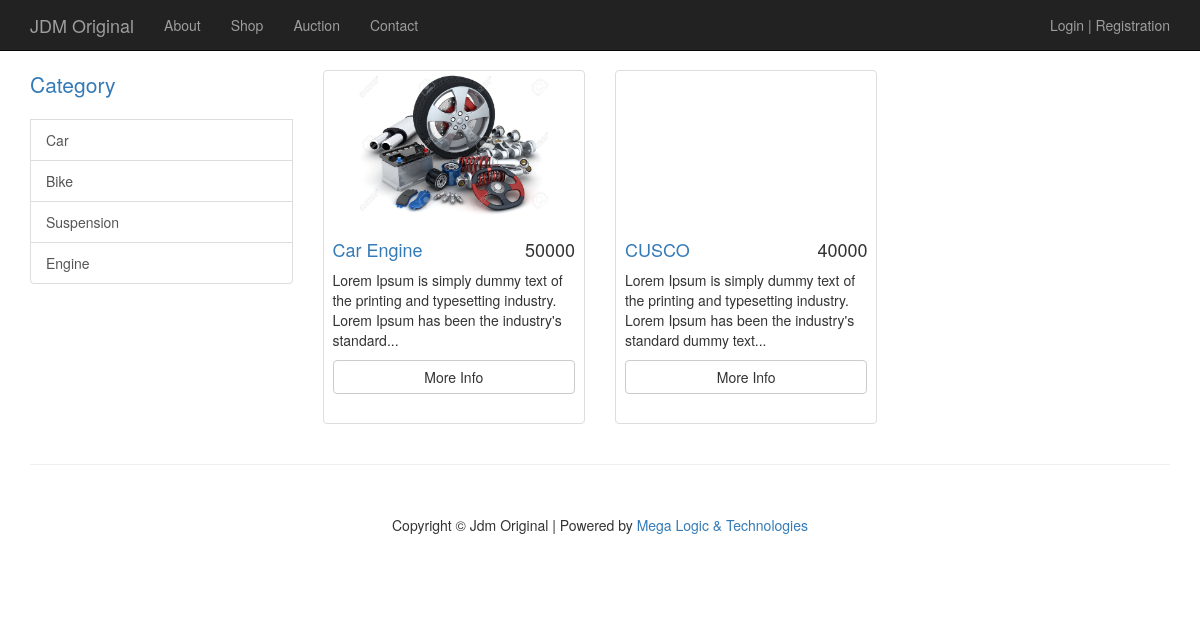
/index.php/auction, run on the app's committed database.
### tables this page shows
CREATE TABLE IF NOT EXISTS `category` (
  `id` int(11) NOT NULL AUTO_INCREMENT,
  `name` varchar(50) DEFAULT NULL,
  PRIMARY KEY (`id`)
);

CREATE TABLE IF NOT EXISTS `product` (
  `id` int(11) NOT NULL AUTO_INCREMENT,
  `cata_id` int(11) NOT NULL,
  `name` varchar(200) DEFAULT NULL,
  `description` text,
  `price` decimal(10,0) DEFAULT NULL,
  `condition` int(11) DEFAULT NULL,
  `quantity` decimal(10,0) DEFAULT NULL,
  `brand` varchar(100) DEFAULT NULL,
  `country_manufacture` varchar(100) DEFAULT NULL,
  `user_id` int(11) DEFAULT NULL,
  `datetime` datetime DEFAULT NULL,
  `auction` int(11) DEFAULT NULL,
  PRIMARY KEY (`id`)
);

### application/controllers/auction.php (called while the page is built, shortened)
<?php
class auction extends CI_Controller {
    public function index()
    {
        $this->load->model('category');
        $hdata['title']='Product-JDM Original';
        $hdata['cat'] = $this->category->get_category();
        $this->load->view('common/header', $hdata);
        $this->load->model('productm');
        $bdata['products'] = $this->productm->get_all_product_by_auction(0, 20);
        $this->load->view('product_list',$bdata);
        $this->load->view('common/footer');
    }
}
?>

### index.php (called while the page is built, shortened)
<?php
require_once BASEPATH.'core/CodeIgniter.php';

### application/models/category.php (called while the page is built, shortened)
<?php if ( ! defined('BASEPATH')) exit('No direct script access allowed');
class category extends CI_Model{
    function get_category(){
        $query = $this->db->query('SELECT * FROM category');
        return $query->result_array();
    }
}
?>

### application/models/productm.php (called while the page is built, shortened)
<?php if ( ! defined('BASEPATH')) exit('No direct script access allowed');
class productm extends CI_Model{
    function get_all_product_by_auction($start,$end){
        $query = $this->db->query("SELECT * FROM product left Join (SELECT min(id), img, prod_id from product_image group by prod_id) AS pi on product.id = pi.prod_id WHERE product.auction = 1 LIMIT $start, $end");
        return $query->result();
    }
}
?>

### application/views/product_list.php (the view)
<div class="col-md-9">
                <div class="row">
                    <?php foreach($products as $p) { ?>
                    <div class="col-sm-4 col-lg-4 col-md-4">
                        <div class="thumbnail">
                            <?php if($p->img != null) { ?>
                            <div class="prod-img" style="background-image: url(<?php echo base_url() ?>public/img/products/<?php echo $p->img ?>);"></div>
                            <?php } else { ?>
                            <div class="prod-img" style="background-image: http://placehold.it/300x200;"></div>
                            <?php } ?>
                            <div class="caption">
                                <h4 class="pull-right"><?php echo $p->price ?></h4>
                                <h4><a href="<?php echo site_url() ?>/product/<?php echo $p->id ?>"><?php echo $p->name ?></a>
                                </h4>
                                <p><?php
                                if (strlen($p->description) > 130)
                                  echo substr($p->description, 0, strpos($p->description, ' ', 130));
                                else
                                  echo $p->description;
                                 ?>...</p>
							</div>
							<p class="button-pless">
								<a href="<?php echo site_url() ?>/product/<?php echo $p->id ?>" class="btn btn-default btn-thumb">More Info</a>
							</p>
                        </div>
                    </div>
                    <?php } ?>
                </div>
            </div>

### application/views/common/header.php (shortened to what this page needs)
<!DOCTYPE html>
<html lang="en">
<head>
    <link href="<?php echo base_url() ?>public/css/bootstrap.min.css" rel="stylesheet">
    <link href="<?php echo base_url() ?>public/css/shop-homepage.css" rel="stylesheet">
</head>
<body>
    <nav class="navbar navbar-inverse navbar-fixed-top" role="navigation">
        <div class="container">
            <div class="navbar-header">
                <a class="navbar-brand" href="<?php echo base_url() ?>">JDM Original</a>
            </div>
            <div class="collapse navbar-collapse" id="bs-example-navbar-collapse-1">
                <ul class="nav navbar-nav">
                     <li>
                        <a href="#">About</a>
                    </li>
                    <li>
                        <a href="<?php echo base_url() ?>index.php/shop">Shop</a>
                    </li>
                    <li>
                        <a href="<?php echo base_url() ?>index.php/auction">Auction</a>
                    </li>
                    <li>
                        <a href="<?php echo base_url() ?>index.php/contact">Contact</a>
                    </li>
                </ul>
                <ul class="nav pull-right navLogin">
                <?php
                if(!isset($this->session->userdata['logged_in']))
                {
                ?>
                    <a href="<?php echo base_url() ?>index.php/account/login">Login</a>
                    |
                    <a href="<?php echo base_url() ?>index.php/account/registration">Registration</  a>
                <?php } else { ?>
                    Welcome <?php echo $this->session->userdata['logged_in']['user_name']; ?> |
                    <a href="<?php echo base_url() ?>index.php/account/logout">Logout</a>
               <?php } ?>
                </ul>
            </div>
        </div>
    </nav>
    <div class="container">
        <div class="row">
            <div class="col-md-3">
                <p class="lead">Category</p>
                <div class="list-group">
                    <?php foreach ($cat as $c) { ?>
                        <a href="<?php echo base_url() ?>index.php/product/category/<?php echo $c["id"] ?>" class="list-group-item"><?php echo $c['name'] ?></a>
                    <?php } ?>
                </div>
            </div>

### public/css/shop-homepage.css (style rules this page uses)
body { padding-top: 70px; }
.caption { height: 130px; overflow: hidden; }
.caption h4 { white-space: nowrap; }
.thumbnail { padding: 0; }
.button-pless { padding: 9px; }
.btn-thumb { width: 100% }
.navLogin { color: #9d9d9d; text-decoration: none; padding-top: 15px; padding-bottom: 15px; }
.navLogin a { color: #9d9d9d; }
.prod-img { height: 150px; width: 100%; background-position: center; background-size: contain; background-repeat: no-repeat; }
div.form input, select, textarea, .btn { margin-bottom: 10px; }

### data on the page
category: name "Car"
category: name "Bike"
category: name "Suspension"
category: name "Engine"
product: price "50000", name "Car Engine", description "Lorem Ipsum is simply dummy text of the printing and typesetting industry. Lorem Ipsum has been the industry's standard"
product: price "40000", name "CUSCO", description "Lorem Ipsum is simply dummy text of the printing and typesetting industry. Lorem Ipsum has been the industry's standard dummy text"
